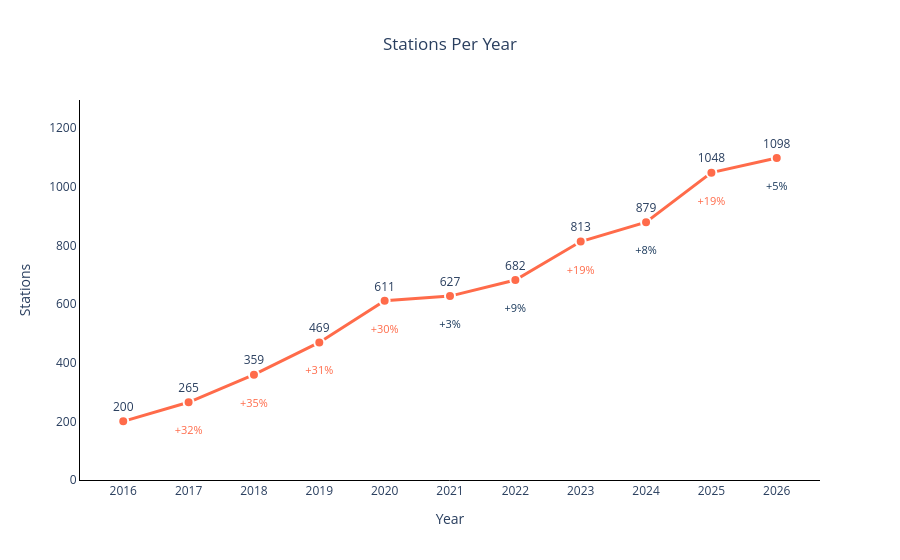

Here is the notebook cell this chart was saved with:
### Code cell
stations_yearly = stations_yearly.assign(
    yoy_change=lambda d: d['nr_stations'].diff(),
    yoy_pct_change=lambda d: d['nr_stations'].pct_change(),
)

stations_count_labels = [f"{v}" for v in stations_yearly['nr_stations']]
stations_pct_labels = [
    '' if pd.isna(p) else f"{p:+.0%}"
    for p in stations_yearly['yoy_pct_change']
]
# below 10% YoY growth reads as a slowdown (navy); 10%+ as healthy growth (orange) -
# warm/cool rather than red/green, which is one of the least colorblind-safe
# pairings
stations_pct_colors = [
    '#888888' if pd.isna(p) else ('#1B3A5C' if p < 0.10 else '#FF6B4A')
    for p in stations_yearly['yoy_pct_change']
]
yoy_hover = [
    '' if pd.isna(v) else f"<br><b>YoY change:</b> {v:+.0f}"
    for v in stations_yearly['yoy_change']
]

fig_stations_per_year = go.Figure()

fig_stations_per_year.add_trace(go.Scatter(
    x=stations_yearly['year'],
    y=stations_yearly['nr_stations'],
    mode='lines+markers+text',
    text=stations_count_labels,
    textposition='top center',
    cliponaxis=False,
    line=dict(color="#FF6B4A", width=3),
    marker=dict(color='#FF6B4A', size=10, line=dict(color='white', width=2)),
    customdata=yoy_hover,
    hovertemplate='<b>Year:</b> %{x}<br><b>Value:</b> %{y:,.0f}%{customdata}<extra></extra>',
))

pct_offset = (stations_yearly['nr_stations'].max() - stations_yearly['nr_stations'].min()) * 0.09

fig_stations_per_year.add_trace(go.Scatter(
    x=stations_yearly['year'],
    y=stations_yearly['nr_stations'] - pct_offset,
    mode='text',
    text=stations_pct_labels,
    textposition='bottom center',
    cliponaxis=False,
    textfont=dict(color=stations_pct_colors, size=11),
    hoverinfo='skip',
    showlegend=False,
))

fig_stations_per_year.update_layout(
    title=dict(text='Stations Per Year', x=0.5),
    xaxis=dict(title='Year', tickmode='array', showgrid=False, showline=True, linecolor='black',tickvals=stations_yearly['year']),
    yaxis=dict(title='Stations', showgrid=False, showline=True, linecolor='black', range=[0, stations_yearly['nr_stations'].max() * 1.18]),
    showlegend=False,
    hoverlabel=dict(bgcolor='#FFF8E7', bordercolor='#D9A440', font=dict(color='#1a1a1a', size=13)),
    plot_bgcolor='white',
    paper_bgcolor='white',
    autosize=True,
    margin=dict(t=100),
)
fig_stations_per_year

### Figure 1 — Plotly figure (JSON) as saved in the notebook; plotly's stock layout.template omitted (floating-point values rounded to 4 significant figures)
{"data": [{"cliponaxis": false, "customdata": ["", "<br><b>YoY change:</b> +65", "<br><b>YoY change:</b> +94", "<br><b>YoY change:</b> +110", "<br><b>YoY change:</b> +142", "<br><b>YoY change:</b> +16", "<br><b>YoY change:</b> +55", "<br><b>YoY change:</b> +131", "<br><b>YoY change:</b> +66", "<br><b>YoY change:</b> +169", "<br><b>YoY change:</b> +50"], "hovertemplate": "<b>Year:</b> %{x}<br><b>Value:</b> %{y:,.0f}%{customdata}<extra></extra>", "line": {"color": "#FF6B4A", "width": 3}, "marker": {"color": "#FF6B4A", "line": {"color": "white", "width": 2}, "size": 10}, "mode": "lines+markers+text", "text": ["200", "265", "359", "469", "611", "627", "682", "813", "879", "1048", "1098"], "textposition": "top center", "type": "scatter", "x": [2016, 2017, 2018, 2019, 2020, 2021, 2022, 2023, 2024, 2025, 2026], "y": [200, 265, 359, 469, 611, 627, 682, 813, 879, 1048, 1098]}, {"cliponaxis": false, "hoverinfo": "skip", "mode": "text", "showlegend": false, "text": ["", "+32%", "+35%", "+31%", "+30%", "+3%", "+9%", "+19%", "+8%", "+19%", "+5%"], "textfont": {"color": ["#888888", "#FF6B4A", "#FF6B4A", "#FF6B4A", "#FF6B4A", "#1B3A5C", "#1B3A5C", "#FF6B4A", "#1B3A5C", "#FF6B4A", "#1B3A5C"], "size": 11}, "textposition": "bottom center", "type": "scatter", "x": [2016, 2017, 2018, 2019, 2020, 2021, 2022, 2023, 2024, 2025, 2026], "y": [119.2, 184.2, 278.2, 388.2, 530.2, 546.2, 601.2, 732.2, 798.2, 967.2, 1017.0]}], "layout": {"autosize": true, "hoverlabel": {"bgcolor": "#FFF8E7", "bordercolor": "#D9A440", "font": {"color": "#1a1a1a", "size": 13}}, "margin": {"t": 100}, "paper_bgcolor": "white", "plot_bgcolor": "white", "showlegend": false, "title": {"text": "Stations Per Year", "x": 0.5}, "xaxis": {"linecolor": "black", "showgrid": false, "showline": true, "tickmode": "array", "tickvals": [2016, 2017, 2018, 2019, 2020, 2021, 2022, 2023, 2024, 2025, 2026], "title": {"text": "Year"}}, "yaxis": {"linecolor": "black", "range": [0, 1296.0], "showgrid": false, "showline": true, "title": {"text": "Stations"}}}}
